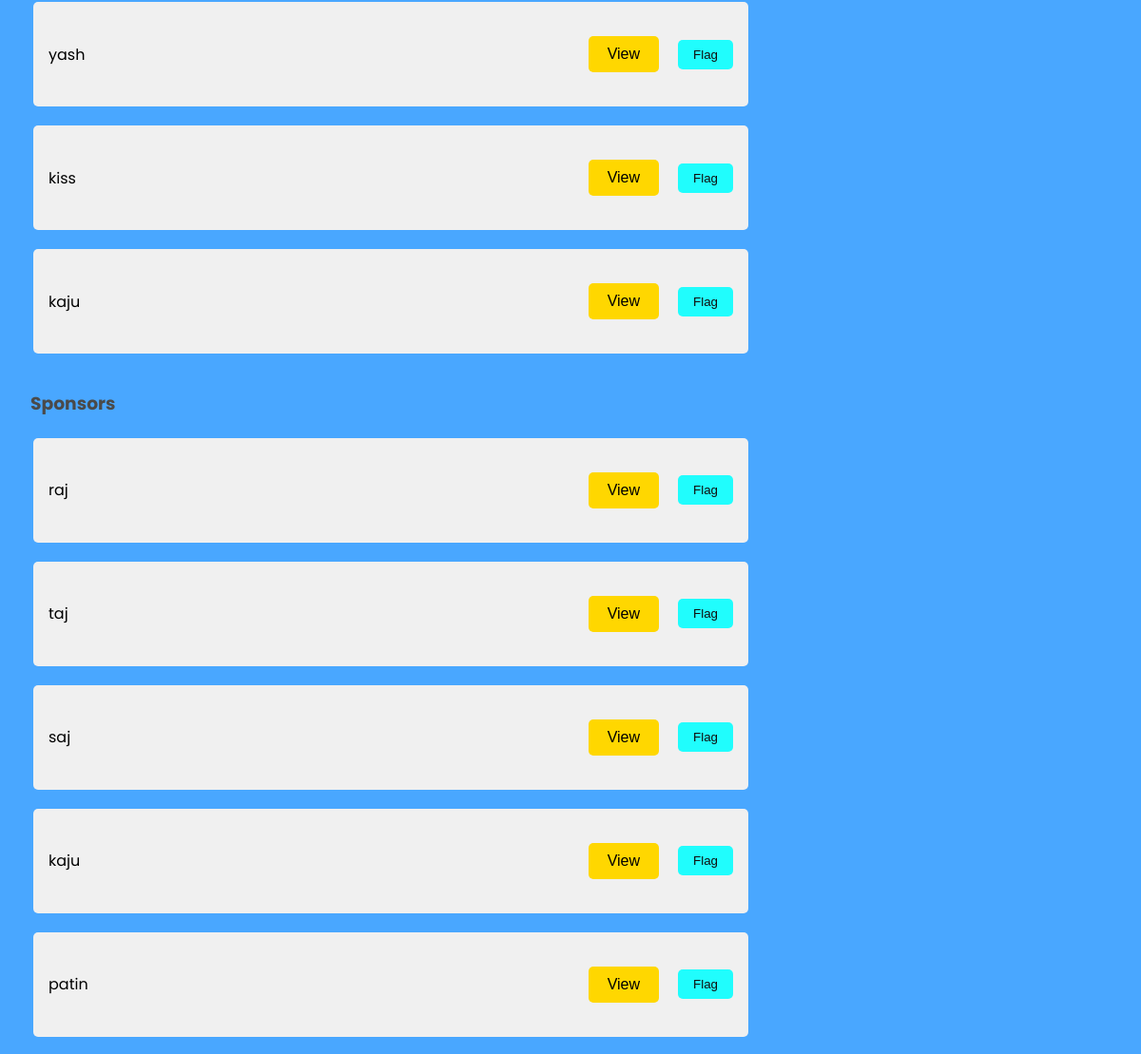
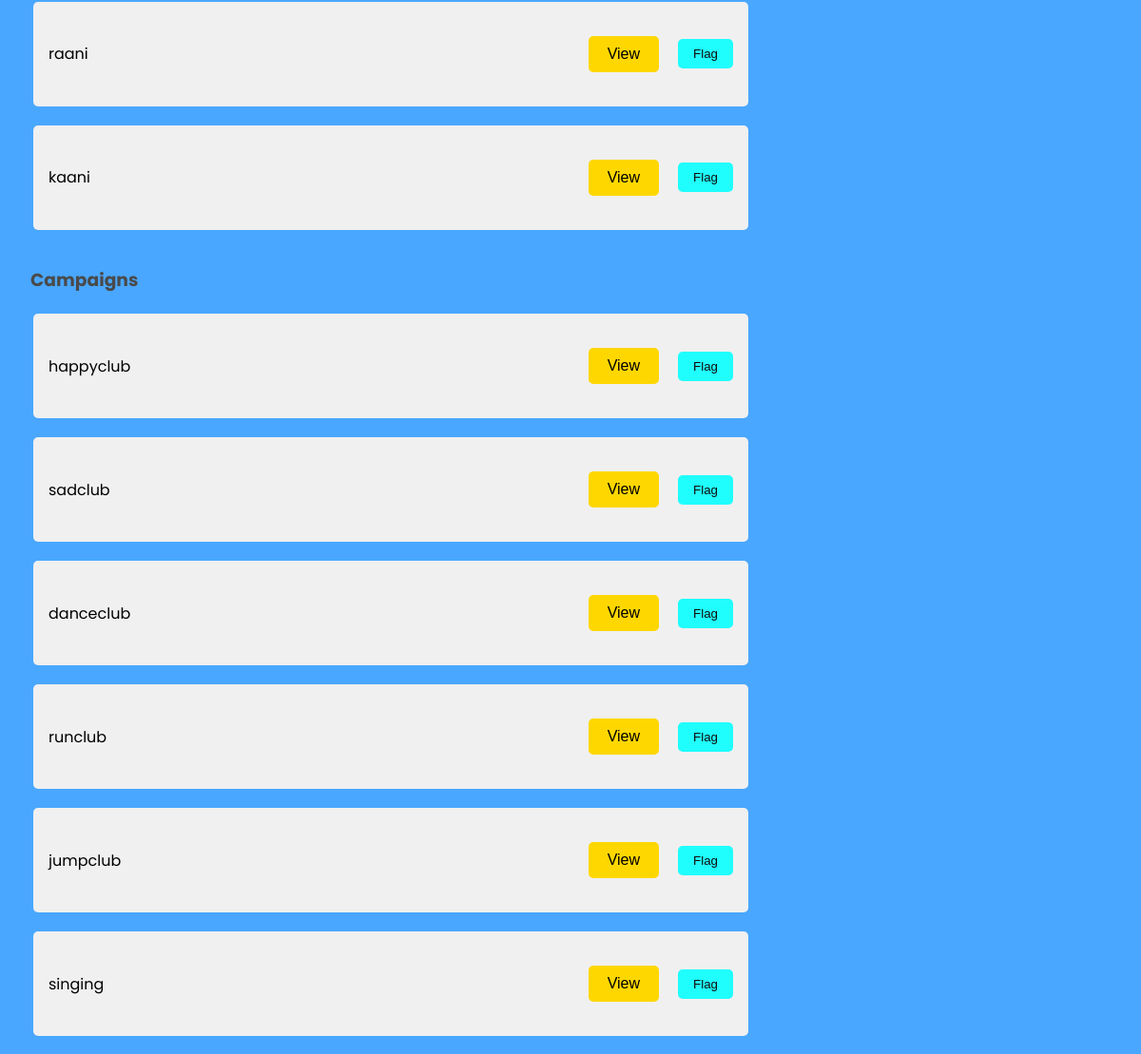
/adminfind (signed in, lower part), run on an earlier commit of the app's database (2 pictures, top to bottom).
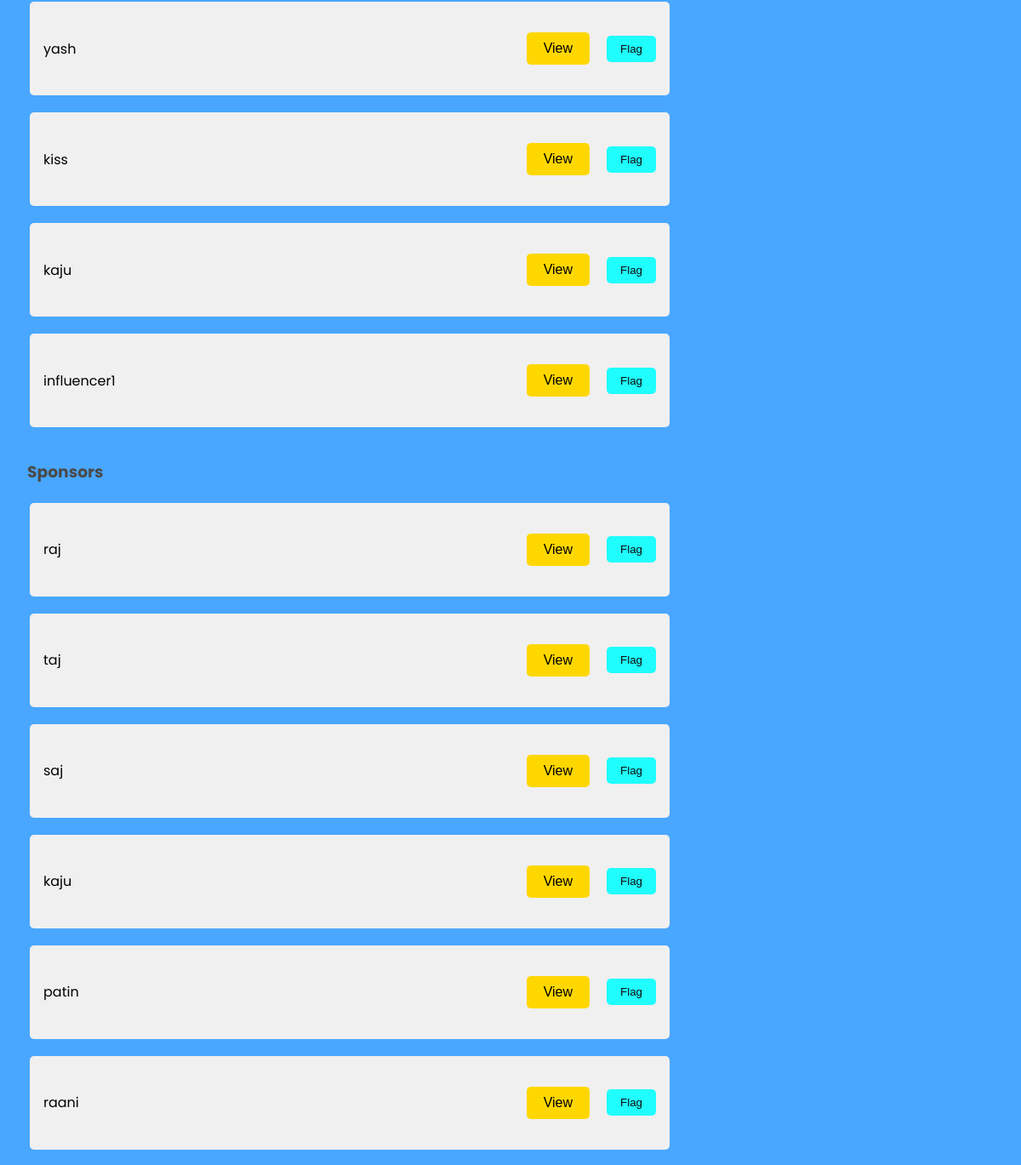
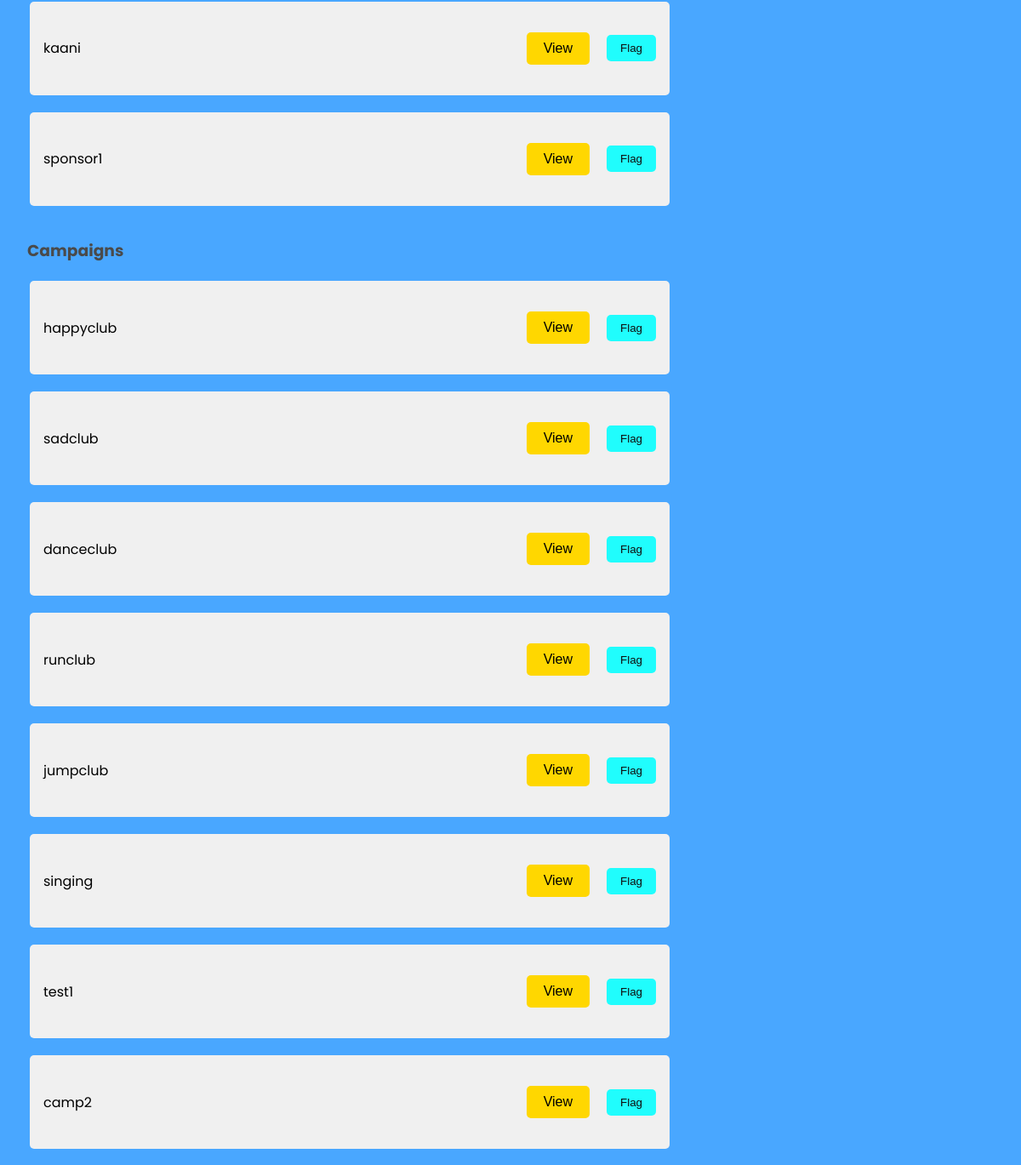
And on a later commit of the database (2 pictures, top to bottom).
### models.py (models this page shows)
class Influencer(db.Model):
    __tablename__ = 'influencer'
    inid=db.Column(db.Integer,primary_key=True)
    iname = db.Column(db.String, nullable=False)
    usename = db.Column(db.String, unique=True)
    email = db.Column(db.String, nullable=False)
    password = db.Column(db.String, nullable=False)
    platform = db.Column(db.String, nullable=False)
    number = db.Column(db.Integer, nullable=False)
    reach = db.Column(db.Integer, nullable=False)
    flag = db.Column(db.Integer, nullable=False, default=0)

class Sponsor(db.Model):
    __tablename__ = 'sponsor'
    sid=db.Column(db.Integer,primary_key=True)
    sname = db.Column(db.String, nullable=False)
    usename = db.Column(db.String, unique=True)
    email = db.Column(db.String, nullable=False)
    password = db.Column(db.String, nullable=False)
    industry = db.Column(db.String, nullable=False)
    number = db.Column(db.Integer, nullable=False)
    flag = db.Column(db.Integer, nullable=False, default=0)

class Campaign(db.Model):
    __tablename__ = 'campaign'
    campaignid = db.Column(db.Integer, primary_key=True, autoincrement=True)
    sname = db.Column(db.String, db.ForeignKey('sponsor.usename'), nullable=False)
    iname = db.Column(db.String, db.ForeignKey('influencer.usename'))
    cname = db.Column(db.String, nullable=False)
    budget = db.Column(db.Integer, nullable=False)
    desc = db.Column(db.String, nullable=False)
    startdate = db.Column(db.Integer, nullable=False)
    enddate = db.Column(db.Integer, nullable=False)
    public = db.Column(db.Integer, nullable=False)
    job = db.Column(db.String, nullable=False)
    flag = db.Column(db.Integer, nullable=False, default=0 )

### main.py (the view)
@app.route('/adminfind')
def adminfind():
    if 'username' in session:
        spon=Sponsor.query.all()
        influ=Influencer.query.all()
        camp=Campaign.query.all()
        return  render_template("admin_find.html",influ=influ,camp=camp,spon=spon)
    else:
        return redirect('/admin')

### templates/admin_find.html (shortened to what this page needs)
<!DOCTYPE html>
<html lang="en">
<head>
    <link rel="stylesheet" href="/static/dash.css">
</head>
<body>
    <div class="dashboard">
        <main>
    <br>
            <div class="viewpoint">
                <table>
                {%for i in influ %}
                    <tr>
                        <td>
                                <div class="list">
                                    <span>{{i.iname}}</span>
                                    <div style="display: inline-flex;">
                                            <button class="viewopen" data-popup-id="popup-influ-{{ i.inid }}">View</button>
                            <form action="/flagfind" method="post">
                                            <button class="flag" type="submit" name="flagvalue" value="1,{{i.usename}}" >Flag</button>
                                    </div>
                                </div>
                        </td>
                    </tr>
                {%endfor%}
                </table>
                <h3>Sponsors</h3>
                <table>
                {%for s in spon %}
                    <tr>
                        <td>
                                <div class="list">
                                    <span>{{s.sname}}</span>
                                    <div style="display: inline-flex;">
                                        <button class="viewopen" data-popup-id="popup-spon-{{ s.sid }}">View</button>
                            <form action="/flagfind" method="post">
                                        <button class="flag" type="submit" name="flagvalue" value="1,{{s.usename}}" >Flag</button>
                                    </div>
                                </div>
                        </td>
                    </tr>
                {%endfor%}
                </table>
                <h3>Campaigns</h3>
                <table>
                {%for c in camp %}
                    <tr>
                        <td>
                                <div class="list">
                                    <span>{{c.cname}}</span>
                                    <div style="display: inline-flex;">
                                        <button class="viewopen" data-popup-id="popup-camp-{{ c.campaignid }}">View</button>
                            <form action="/flagfind" method="post">
                                        <button class="flag" type="submit" name="flagvalue" value="1,{{c.campaignid}}">Flag</button>
                                    </div>
                                </div>
                        </td>
                    </tr>
                {%endfor%}
                </table>
            </div>
        </main>
    </div>
</body>
</html>

### static/dash.css (style rules this page uses)
body { font-family: 'Poppins', sans-serif; margin: 0; padding: 0; background-color: #49a7ff; height: 100vh; display: flex; justify-content: center; align-items: center; }
.dashboard { width: 100%; height: 100vh; padding: 2rem; }
h2, h3 { color: #4a4a4a; }
.campaign, .flagged, .request ,.list , .requests { background-color: #f0f0f0; border-radius: 5px; padding: 1rem; margin-bottom: 1rem; display: flex; justify-content: space-between; align-items: center; transition: all 0.3s ease; width: 90vh; }
button { padding: 0.5rem 1rem; border: none; border-radius: 5px; cursor: pointer; transition: all 0.3s ease; }
.flag, .req { background-color: #07ffffe3; color: #0f0e0e; }
.campaign, .flagged, .request, .list { animation: fadeIn 0.5s ease-out forwards; }

### templates/admin_find.html (style rules this page uses)
.viewopen { margin: 20px; padding: 10px 20px; font-size: 16px; cursor: pointer; background-color: #ffd700; }
form { display: flex; justify-content: center; align-items: center; }

What changed in the data, as far as the page shows it:
added Influencer: iname "influencer1"
added Sponsor: sname "sponsor1"
added Campaign: cname "test1"
added Campaign: cname "camp2"
